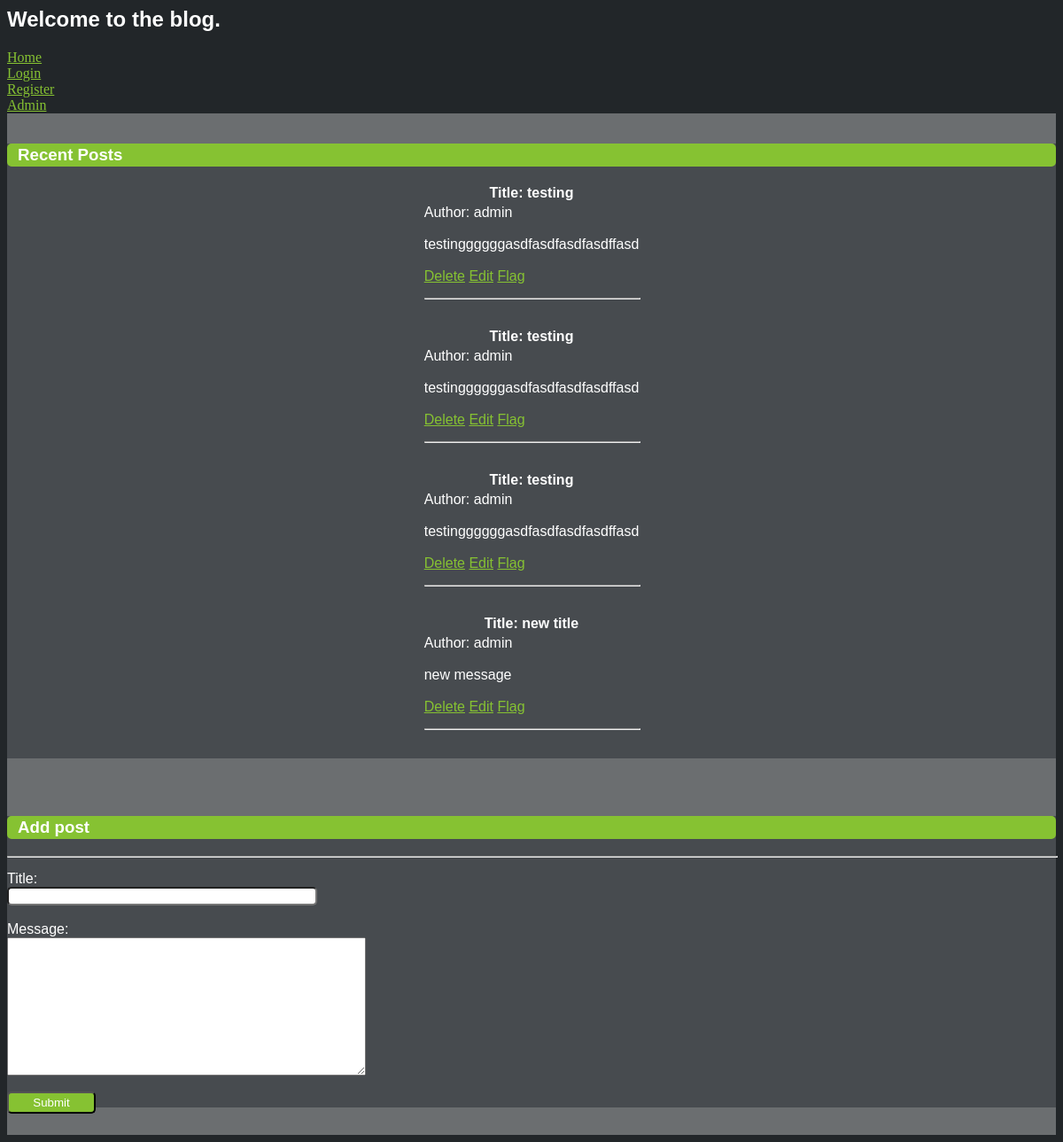
Screenshot of /blog.php with the database file from the repository.
### tables this page shows
CREATE TABLE `blog` (
  `post_id` int(11) NOT NULL,
  `author` varchar(255) NOT NULL,
  `blogtitle` varchar(255) NOT NULL,
  `blogmessage` text NOT NULL,
  `flagged` tinyint(1) NOT NULL DEFAULT '0'
);

### myfuncs.php (the view, shortened to what this page needs)
<?php
function dbConnect() {
    $link = mysqli_connect("localhost:3307", "root", "root", "cst126milestoneproject");
    return $link;
}
function adminControl() {
    $link = dbConnect();
    $query = "SELECT * FROM `users`";
    $result = $link->query($query);
    $data = $result->fetch_assoc();
    if ($result) {
        if ($data["role"] == "admin") {
            echo '<a href="admin.php">Admin</a>';
        }
    }
}
function populateBlog() {
    $link = dbConnect();
    $userQuery = "SELECT * FROM `users`";
    $userResult = $link->query($userQuery);
    $userData = $userResult->fetch_assoc();
    $blogQuery = "SELECT * FROM `blog`";
    $blogResult = $link->query($blogQuery);
    $blogData = $blogResult->fetch_assoc();
    echo "<div>";
    echo "<form>";
    echo "<h3>Recent Posts</h3>";
    echo "<table>";
    while ($row = $blogResult->fetch_assoc()) {
        $author = $row["author"];
        $title = $row["blogtitle"];
        $message = $row["blogmessage"];
        echo "<th>Title: " . $title . "</th><tr><td>Author: " . $author . "</td></tr><tr><td>" . $message . "</td></tr>";
        echo "<tr><td>";
        if ($userResult) {
            if ($userData["role"] == "admin") {
                echo '<a href="blog.php?deleteID=' . $row['post_id'] . '">Delete</a>';
            }
            if (strcmp($userData['username'], $blogData['author']) == 0) {
                echo '<a href="blog.php?editID=' . $row['post_id'] . '">Edit</a>';
            }
            echo '<a href="blog.php?flagID=' . $row['post_id'] . '">Flag</a>';
            echo '<hr>';
        }
        echo "</td></tr>";
    }
    echo "</table>";
    echo "</form>";
    echo "</div>";
}
?>

### blog.php (shortened to what this page needs)
<head>
    <link rel="stylesheet" href="style.css">
</head>
<header>
	<h2>Welcome to the blog.</h2>
	<a href="index.html">Home</a><br>
	<a href="login.html">Login</a><br>
	<a href="signUp.html">Register</a><br>
	<?php
	   include 'myfuncs.php';
	   adminControl();
	?>
</header>
<body>
    <?php
        $editID = null;
        $titleData = null;
        $messageData = null;
        populateBlog();
    ?>
    <div>
        <form action="blog.php<?php if ($editID != 0) echo '?editID='.$editID; ?>" method="POST">
            <h3>Add post</h3><hr>
            <label for="BlogTitle">Title:<br></label>
            <input type="text" id="BlogTitle" name="BlogTitle" value="<?php if ($titleData != null) { echo implode('',$titleData); }?>" required><br><br>
            <label for=BlogMessage>Message:<br></label>
            <textarea id="BlogMessage" name="BlogMessage" rows="10" cols="48"><?php if ($messageData != null) { echo implode('',$messageData); } ?></textarea><br><br>
            <input type="submit" value="Submit"><br>
        </form>
    </div>
</body>

### style.css (style rules this page uses)
body { background-color: #222629; }
form { background-color: #474B4F; color: white; font-family: Arial; }
a { color: #86C232; }
h2 { font-family: Arial; color: white; }
h3 { font-family: Arial; border: 2px solid #86C232; background-color: #86C232; text-align: left; padding-left: 10px; border-radius: 5px; }
hr { margin-top: 15px; margin-bottom: 15px ; width: 100%; color: white; }
input { font-family: Arial; border-radius: 5px; width: 250px; }
input[id=BlogTitle] { width: 350px; }
input[type=submit] { background-color: #86C232; color: white; width: 100px; height: 25px; display: block; float: left; }
div { background-color: #6B6E70; padding-top: 15px; padding-bottom: 15px }
tr, td, th { font-family: Arial; color: white; }
table { margin-left: auto; margin-right: auto; border-collapse: separate; }
td { padding-bottom: 15px; }

### rows the page displays
blog: blogtitle "testing", author "admin", blogmessage "testinggggggasdfasdfasdfasdffasd"
blog: blogtitle "testing", author "admin", blogmessage "testinggggggasdfasdfasdfasdffasd"
blog: blogtitle "testing", author "admin", blogmessage "testinggggggasdfasdfasdfasdffasd"
blog: blogtitle "new title", author "admin", blogmessage "new message"
